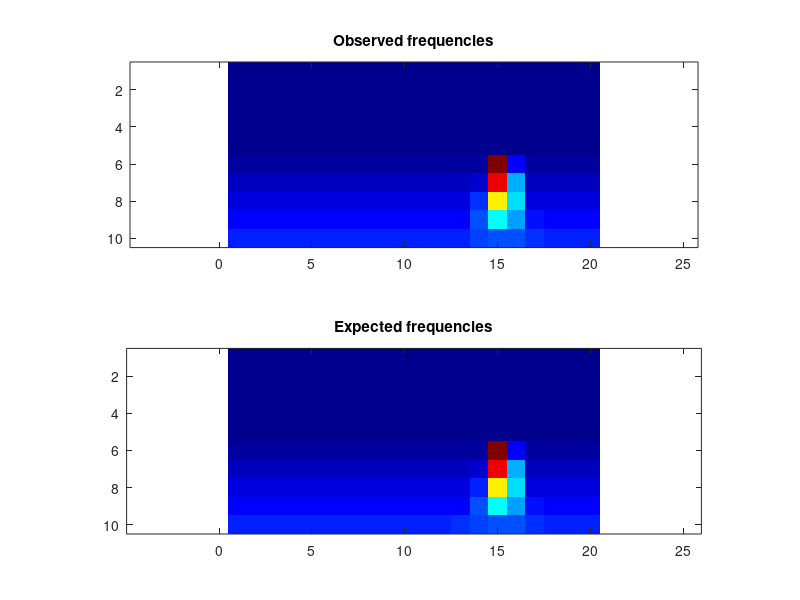

Reproduce this figure in MATLAB.
obsFrequencies = [ 0, 0, 0, 0, 0, 0, 0, 0, 0, 0, 0, 0, 0, 0, 0, 0, 0, 0, 0, 0; 0, 0, 0, 0, 0, 0, 0, 0, 0, 0, 0, 0, 0, 0, 0, 0, 0, 0, 0, 0; 0, 0, 0, 0, 0, 0, 0, 0, 0, 0, 0, 0, 0, 0, 0, 0, 0, 0, 0, 0; 0, 0, 0, 0, 0, 0, 0, 0, 0, 0, 0, 0, 0, 0, 0, 0, 0, 0, 0, 0; 0, 0, 0, 0, 0, 0, 0, 0, 0, 0, 0, 0, 0, 0, 0, 0, 0, 0, 0, 0; 1261, 1189, 1203, 1266, 1176, 1181, 1177, 1232, 1230, 1231, 1175, 1210, 1139, 1264, 71457, 8460, 1179, 1225, 1169, 1206; 3623, 3572, 3679, 3632, 3639, 3540, 3635, 3616, 3737, 3613, 3568, 3574, 3672, 5216, 62642, 20643, 3776, 3691, 3642, 3543; 6124, 5907, 5971, 5997, 6108, 5959, 6024, 6022, 6080, 5892, 5966, 6084, 5984, 11171, 45322, 24356, 6587, 5965, 5941, 6051; 8395, 8310, 8285, 8375, 8516, 8491, 8300, 8332, 8375, 8388, 8362, 8351, 8674, 13871, 26546, 19716, 9920, 8208, 8524, 8301; 10426, 10845, 10782, 10897, 10761, 10835, 11076, 10880, 10838, 10809, 10959, 10842, 11160, 12823, 14502, 13442, 11533, 10883, 10688, 10682 ];
expFrequencies = [ 0, 0, 0, 0, 0, 0, 0, 0, 0, 0, 0, 0, 0, 0, 0, 0, 0, 0, 0, 0; 0, 0, 0, 0, 0, 0, 0, 0, 0, 0, 0, 0, 0, 0, 0, 0, 0, 0, 0, 0; 0, 0, 0, 0, 0, 0, 0, 0, 0, 0, 0, 0, 0, 0, 0, 0, 0, 0, 0, 0; 0, 0, 0, 0, 0, 0, 0, 0, 0, 0, 0, 0, 0, 0, 0, 0, 0, 0, 0, 0; 0, 0, 0, 0, 0, 0, 0, 0, 0, 0, 0, 0, 0, 0, 0, 0, 0, 0, 0, 0; 1200, 1200, 1200, 1200, 1200, 1200, 1200, 1200, 1200, 1200, 1200, 1200, 1200, 1261.78, 71375, 8346.58, 1200.02, 1200, 1200, 1200; 3600, 3600, 3600, 3600, 3600, 3600, 3600, 3600, 3600, 3600, 3600, 3600, 3600.42, 5276.57, 62747, 20602.9, 3630.53, 3600, 3600, 3600; 6000, 6000, 6000, 6000, 6000, 6000, 6000, 6000, 6000, 6000, 6000, 6000.07, 6049.99, 11110.6, 45118.2, 24413.6, 6542.21, 6001.78, 6000, 6000; 8400, 8400, 8400, 8400, 8400, 8400, 8400, 8400, 8400, 8400.01, 8400.18, 8410.94, 8800.94, 13921.5, 26330.6, 19908.6, 9948.84, 8461.85, 8401.21, 8400.02; 10803.3, 10802.6, 10802.5, 10802.4, 10802.4, 10802.4, 10802.4, 10802.5, 10802.9, 10804.7, 10815.3, 10883.1, 11282.4, 12663.6, 14260.5, 13538.5, 11764, 10989.5, 10831.9, 10807.4 ];
colormap(jet);
clf; subplot(2,1,1);
imagesc(obsFrequencies);
title('Observed frequencies');
axis equal;
subplot(2,1,2);
imagesc(expFrequencies);
axis equal;
title('Expected frequencies');
